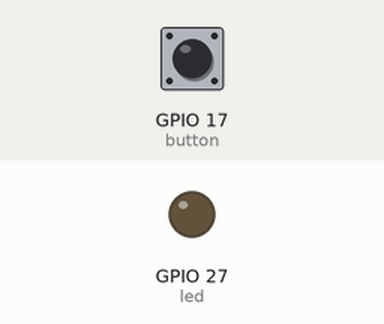
Recording of a program running on a simulated Raspberry Pi (BCM pin numbers). Shown: output pins drawn as LEDs (lit = HIGH). The inputs (shaded band) are chosen by the test bench; at power-on: GPIO 17 (button) HIGH.

Above: at 1.2 s.
1.3 s: GPIO 17 (button) pulled LOW for 0.15 s
At 1.37 s:
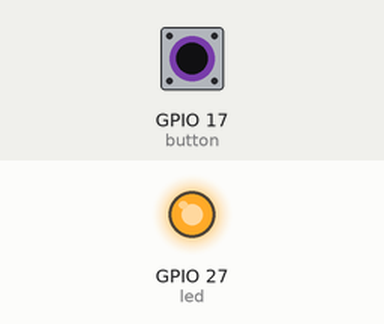
2.9 s: GPIO 17 (button) pulled LOW for 3.2 s
At 6.5 s:
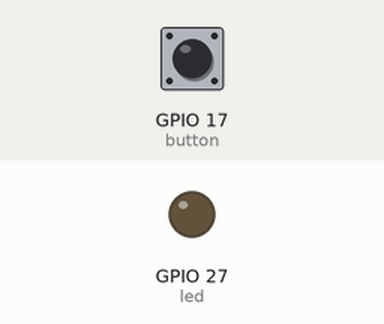
Timing chart, 0 to 8.0 s (numbered marks = the images above; inputs shaded):
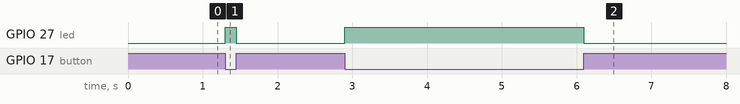

The program:

LED2.py
```python
from gpiozero import LED
from time import sleep
from gpiozero import Button
from signal import pause

button = Button(17)
led = LED(27)

button.when_pressed = led.on
button.when_released = led.off
pause()

#while True:
    #if button.is_pressed:
    #    print("Pressed")
    #    led.on()
    #else:
    #    print("Released")
    #    led.off()
    #sleep(0.1)
```

Measured:
- after the input at 1.3 s, GPIO 27 (led): LOW → HIGH at once, → LOW 0.15 s later
- after the input at 2.9 s, GPIO 27 (led): LOW → HIGH at once, → LOW 3.2 s later
